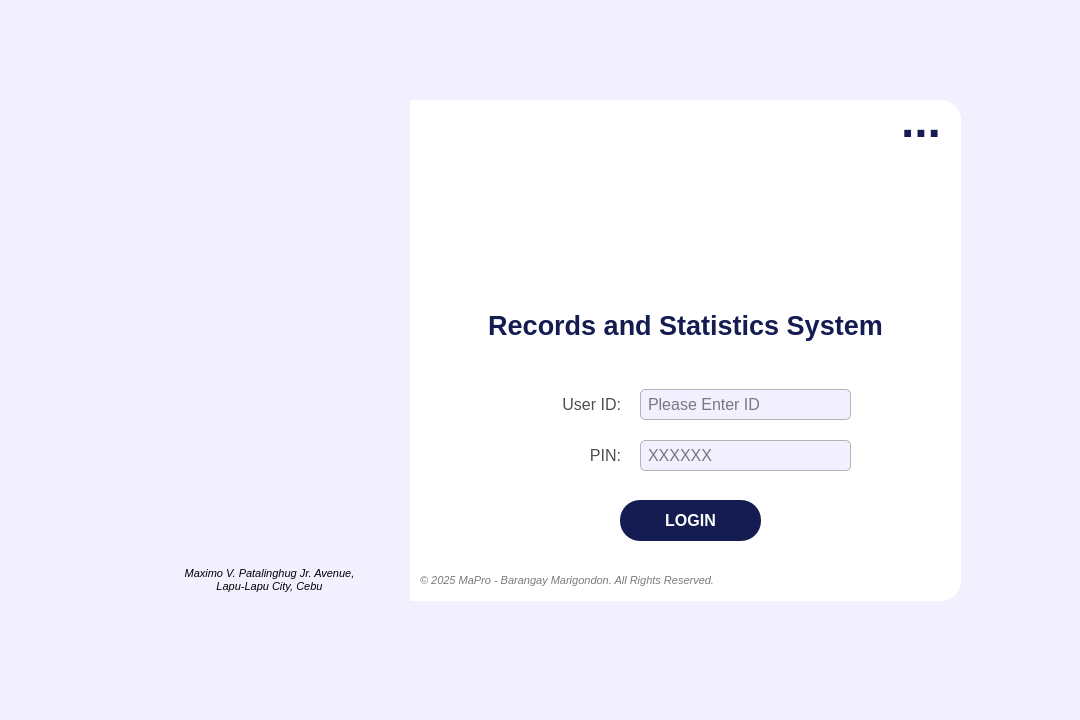
<?xml version="1.0" encoding="UTF-8"?>
<ui version="4.0">
 <class>Widget</class>
 <widget class="QWidget" name="Widget">
  <property name="geometry">
   <rect>
    <x>0</x>
    <y>0</y>
    <width>1080</width>
    <height>720</height>
   </rect>
  </property>
  <property name="sizePolicy">
   <sizepolicy hsizetype="Fixed" vsizetype="Fixed">
    <horstretch>0</horstretch>
    <verstretch>0</verstretch>
   </sizepolicy>
  </property>
  <property name="minimumSize">
   <size>
    <width>1080</width>
    <height>720</height>
   </size>
  </property>
  <property name="maximumSize">
   <size>
    <width>1080</width>
    <height>720</height>
   </size>
  </property>
  <property name="windowTitle">
   <string>Form</string>
  </property>
  <property name="autoFillBackground">
   <bool>false</bool>
  </property>
  <property name="styleSheet">
   <string notr="true">background-color: #f2efff;</string>
  </property>
  <widget class="QFrame" name="login_frameBase">
   <property name="geometry">
    <rect>
     <x>130</x>
     <y>100</y>
     <width>831</width>
     <height>501</height>
    </rect>
   </property>
   <property name="styleSheet">
    <string notr="true">#login_frameBase{
	background-color: #FFFFFF;
	border-radius: 20px;
	border: 2px solid #ffffff;
}
</string>
   </property>
   <property name="frameShape">
    <enum>QFrame::Shape::StyledPanel</enum>
   </property>
   <property name="frameShadow">
    <enum>QFrame::Shadow::Raised</enum>
   </property>
   <widget class="QFrame" name="login_frameBlue">
    <property name="geometry">
     <rect>
      <x>-1</x>
      <y>0</y>
      <width>281</width>
      <height>501</height>
     </rect>
    </property>
    <property name="styleSheet">
     <string notr="true">#login_frameBlue{
	background-color: #141c52;
	border: 2px solid #141c52;
	border-top-left-radius: 20px;  
    border-bottom-left-radius: 20px;
    border-top-right-radius: 0px; 
    border-bottom-right-radius: 0px;
}
</string>
    </property>
    <property name="frameShape">
     <enum>QFrame::Shape::StyledPanel</enum>
    </property>
    <property name="frameShadow">
     <enum>QFrame::Shadow::Raised</enum>
    </property>
    <widget class="QLabel" name="login_imagePattern">
     <property name="geometry">
      <rect>
       <x>0</x>
       <y>0</y>
       <width>281</width>
       <height>501</height>
      </rect>
     </property>
     <property name="styleSheet">
      <string notr="true"/>
     </property>
     <property name="text">
      <string/>
     </property>
     <property name="pixmap">
      <pixmap>../../Assets/Images/img_newloginpattern.png</pixmap>
     </property>
     <property name="scaledContents">
      <bool>true</bool>
     </property>
    </widget>
    <widget class="QLabel" name="login_imageLogo">
     <property name="geometry">
      <rect>
       <x>80</x>
       <y>50</y>
       <width>121</width>
       <height>121</height>
      </rect>
     </property>
     <property name="font">
      <font>
       <family>Arial</family>
       <pointsize>18</pointsize>
       <bold>true</bold>
      </font>
     </property>
     <property name="styleSheet">
      <string notr="true">#login_imageLogo{	
	background-color: transparent;
	color: #ffffff;
}
</string>
     </property>
     <property name="text">
      <string/>
     </property>
     <property name="pixmap">
      <pixmap>../../Assets/Images/logo_brgyClear.png</pixmap>
     </property>
     <property name="scaledContents">
      <bool>true</bool>
     </property>
    </widget>
    <widget class="QLabel" name="login_labellocation">
     <property name="geometry">
      <rect>
       <x>0</x>
       <y>460</y>
       <width>281</width>
       <height>41</height>
      </rect>
     </property>
     <property name="font">
      <font>
       <family>Arial</family>
       <pointsize>8</pointsize>
       <italic>true</italic>
      </font>
     </property>
     <property name="styleSheet">
      <string notr="true">#login_labellocation{
	background-color: transparent;
	border-color: transparent;
	color: #white;
}

</string>
     </property>
     <property name="text">
      <string>&lt;html&gt;&lt;head/&gt;&lt;body&gt;&lt;p&gt;Maximo V. Patalinghug Jr. Avenue, &lt;br/&gt;Lapu-Lapu City, Cebu&lt;/p&gt;&lt;/body&gt;&lt;/html&gt;</string>
     </property>
     <property name="alignment">
      <set>Qt::AlignmentFlag::AlignCenter</set>
     </property>
    </widget>
   </widget>
   <widget class="QLabel" name="login_labelTitle2">
    <property name="geometry">
     <rect>
      <x>280</x>
      <y>210</y>
      <width>551</width>
      <height>31</height>
     </rect>
    </property>
    <property name="font">
     <font>
      <family>Arial</family>
      <pointsize>20</pointsize>
      <bold>true</bold>
     </font>
    </property>
    <property name="styleSheet">
     <string notr="true">background-color: transparent;
color: #141c52;</string>
    </property>
    <property name="text">
     <string>Records and Statistics System</string>
    </property>
    <property name="alignment">
     <set>Qt::AlignmentFlag::AlignCenter</set>
    </property>
   </widget>
   <widget class="QPushButton" name="login_buttonLogin">
    <property name="geometry">
     <rect>
      <x>490</x>
      <y>400</y>
      <width>141</width>
      <height>41</height>
     </rect>
    </property>
    <property name="font">
     <font>
      <family>Arial</family>
      <pointsize>12</pointsize>
      <bold>true</bold>
     </font>
    </property>
    <property name="cursor">
     <cursorShape>PointingHandCursor</cursorShape>
    </property>
    <property name="styleSheet">
     <string notr="true">#login_buttonLogin {
    background-color: #141c52;
    color: white;
    border-radius: 20px;
    padding: 10px; /* Optional: Adjusts spacing inside the button */
}
#login_buttonLogin:hover {
    background-color: #1a237e; /* Slightly lighter blue when hovered */
}
#login_buttonLogin:pressed {
    background-color: #0f1442; /* Darker blue when clicked */
}</string>
    </property>
    <property name="text">
     <string>LOGIN</string>
    </property>
   </widget>
   <widget class="QLineEdit" name="login_fieldEmp_id">
    <property name="geometry">
     <rect>
      <x>510</x>
      <y>289</y>
      <width>211</width>
      <height>31</height>
     </rect>
    </property>
    <property name="font">
     <font>
      <family>Arial</family>
      <pointsize>12</pointsize>
     </font>
    </property>
    <property name="styleSheet">
     <string notr="true">#login_fieldEmp_id{
	border: 1px solid #b3b3b3;  /* Black border */
    border-radius: 5px;        /* Rounded corners */
    padding: 5px;               /* Inner spacing */
    background-color: #f2efff;  /* Gray background */
    color: #000000; 
}

</string>
    </property>
    <property name="maxLength">
     <number>6</number>
    </property>
    <property name="placeholderText">
     <string>Please Enter ID</string>
    </property>
   </widget>
   <widget class="QLabel" name="login_labelPin">
    <property name="geometry">
     <rect>
      <x>380</x>
      <y>340</y>
      <width>111</width>
      <height>31</height>
     </rect>
    </property>
    <property name="font">
     <font>
      <family>Arial</family>
      <pointsize>12</pointsize>
     </font>
    </property>
    <property name="styleSheet">
     <string notr="true">#login_labelPin{
	background-color:transparent;
	color:#4f4f4f;
}</string>
    </property>
    <property name="text">
     <string>PIN:</string>
    </property>
    <property name="alignment">
     <set>Qt::AlignmentFlag::AlignRight|Qt::AlignmentFlag::AlignTrailing|Qt::AlignmentFlag::AlignVCenter</set>
    </property>
   </widget>
   <widget class="QLineEdit" name="login_fieldPin">
    <property name="geometry">
     <rect>
      <x>510</x>
      <y>340</y>
      <width>211</width>
      <height>31</height>
     </rect>
    </property>
    <property name="font">
     <font>
      <family>Arial</family>
      <pointsize>12</pointsize>
     </font>
    </property>
    <property name="styleSheet">
     <string notr="true">#login_fieldPin{
    border: 1px solid #b3b3b3;  /* Black border */
    border-radius: 5px;        /* Rounded corners */
    padding: 5px;               /* Inner spacing */
    background-color: #f2efff;  /* Gray background */
    color: #000000; 
}
</string>
    </property>
    <property name="maxLength">
     <number>6</number>
    </property>
    <property name="echoMode">
     <enum>QLineEdit::EchoMode::Password</enum>
    </property>
    <property name="placeholderText">
     <string>XXXXXX</string>
    </property>
   </widget>
   <widget class="QLabel" name="login_labelEmp_id">
    <property name="geometry">
     <rect>
      <x>380</x>
      <y>289</y>
      <width>111</width>
      <height>31</height>
     </rect>
    </property>
    <property name="font">
     <font>
      <family>Arial</family>
      <pointsize>12</pointsize>
     </font>
    </property>
    <property name="styleSheet">
     <string notr="true">#login_labelEmp_id{
	background-color:transparent;
	color:#4f4f4f;
}</string>
    </property>
    <property name="text">
     <string>User ID:</string>
    </property>
    <property name="alignment">
     <set>Qt::AlignmentFlag::AlignRight|Qt::AlignmentFlag::AlignTrailing|Qt::AlignmentFlag::AlignVCenter</set>
    </property>
   </widget>
   <widget class="QLabel" name="login_labelRights">
    <property name="geometry">
     <rect>
      <x>290</x>
      <y>470</y>
      <width>431</width>
      <height>20</height>
     </rect>
    </property>
    <property name="font">
     <font>
      <family>Arial</family>
      <pointsize>8</pointsize>
      <italic>true</italic>
     </font>
    </property>
    <property name="styleSheet">
     <string notr="true">#login_labelRights{
	background-color: transparent;
	border-color: transparent;
	color: #7a7a7a;
}

</string>
    </property>
    <property name="text">
     <string>© 2025 MaPro - Barangay Marigondon. All Rights Reserved.</string>
    </property>
    <property name="alignment">
     <set>Qt::AlignmentFlag::AlignLeading|Qt::AlignmentFlag::AlignLeft|Qt::AlignmentFlag::AlignVCenter</set>
    </property>
   </widget>
   <widget class="QLabel" name="login_imageAppIcon">
    <property name="geometry">
     <rect>
      <x>490</x>
      <y>50</y>
      <width>131</width>
      <height>131</height>
     </rect>
    </property>
    <property name="font">
     <font>
      <family>Arial</family>
      <pointsize>18</pointsize>
      <bold>true</bold>
     </font>
    </property>
    <property name="styleSheet">
     <string notr="true">#login_imageAppIcon{	
	background-color: transparent;
	color: #ffffff;
}
</string>
    </property>
    <property name="text">
     <string/>
    </property>
    <property name="pixmap">
     <pixmap>../../Assets/Images/img_mainappicon.png</pixmap>
    </property>
    <property name="scaledContents">
     <bool>true</bool>
    </property>
   </widget>
   <widget class="QLabel" name="login_labelDots">
    <property name="geometry">
     <rect>
      <x>280</x>
      <y>0</y>
      <width>531</width>
      <height>41</height>
     </rect>
    </property>
    <property name="font">
     <font>
      <family>Arial</family>
      <pointsize>36</pointsize>
      <bold>true</bold>
     </font>
    </property>
    <property name="styleSheet">
     <string notr="true">#login_labelDots{
	background-color: transparent;
	color: #141c52;
}
</string>
    </property>
    <property name="text">
     <string>...</string>
    </property>
    <property name="alignment">
     <set>Qt::AlignmentFlag::AlignRight|Qt::AlignmentFlag::AlignTrailing|Qt::AlignmentFlag::AlignVCenter</set>
    </property>
   </widget>
   <zorder>login_labelTitle2</zorder>
   <zorder>login_buttonLogin</zorder>
   <zorder>login_fieldEmp_id</zorder>
   <zorder>login_labelPin</zorder>
   <zorder>login_fieldPin</zorder>
   <zorder>login_labelEmp_id</zorder>
   <zorder>login_labelRights</zorder>
   <zorder>login_frameBlue</zorder>
   <zorder>login_imageAppIcon</zorder>
   <zorder>login_labelDots</zorder>
  </widget>
 </widget>
 <resources/>
 <connections/>
</ui>
